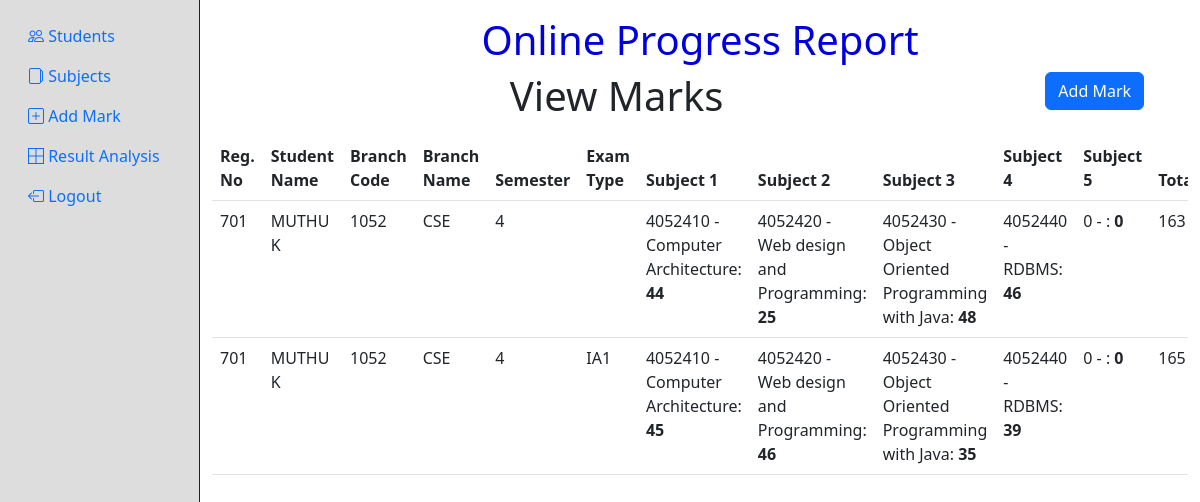
The app's page /marks.php?viewid=701 (signed in) with its own data.
### tables this page shows
CREATE TABLE `mark_details` (
  `id` int(11) NOT NULL,
  `regno` int(11) NOT NULL,
  `stname` varchar(40) NOT NULL,
  `bcode` int(11) NOT NULL,
  `bname` varchar(40) NOT NULL,
  `sem` int(11) NOT NULL,
  `sub_1` varchar(40) NOT NULL,
  `subcode_1` int(11) NOT NULL,
  `sub_2` varchar(40) NOT NULL,
  `subcode_2` int(11) NOT NULL,
  `sub_3` varchar(40) NOT NULL,
  `subcode_3` int(11) NOT NULL,
  `sub_4` varchar(40) NOT NULL,
  `subcode_4` int(11) NOT NULL,
  `sub_5` varchar(40) NOT NULL,
  `subcode_5` int(11) NOT NULL,
  `mark_1` int(11) NOT NULL,
  `mark_2` int(11) NOT NULL,
  `mark_3` int(11) NOT NULL,
  `mark_4` int(11) NOT NULL,
  `mark_5` int(11) NOT NULL,
  `total` int(11) NOT NULL,
  `result` varchar(15) NOT NULL,
  `m_per` int(11) NOT NULL,
  `att_per` int(11) NOT NULL,
  `att_date` text NOT NULL,
  `e_type` varchar(40) NOT NULL,
  `month` text NOT NULL,
  `year` int(11) NOT NULL,
  `remarks` text NOT NULL
);

### marks.php (the view, shortened to what this page needs)
<?php
if(!isset($_SESSION["user_id"])){
    header("Location: login.php");
}else if(isset($_GET["deleteid"])){
    $query = "DELETE FROM `mark_details` WHERE `id` = ".$_GET["deleteid"];
    $con = mysqli_connect("localhost","root","","stu-project");
    mysqli_query($con, $query);
    $selectQuery = "SELECT * FROM `mark_details` WHERE `regno` = ".$_REQUEST['viewid'];
    $result = mysqli_query($con, $selectQuery);
}else{
    $query = "SELECT * FROM `mark_details` WHERE `regno` = ".$_REQUEST['viewid'];
    $con = mysqli_connect("localhost","root","","stu-project");
    $result = mysqli_query($con, $query);
}
?>
<!DOCTYPE html>
<html lang="en">
<head>
  <link href="https://cdn.jsdelivr.net/npm/bootstrap@5.3.0-alpha1/dist/css/bootstrap.min.css" rel="stylesheet"
>
  <link rel="stylesheet" href="https://cdn.jsdelivr.net/npm/bootstrap-icons@1.10.3/font/bootstrap-icons.css">
</head>
<body>
  <div class="container-fluid h-100">
    <div class="row h-100">
      <?php include("sidebar.php"); ?>
      <div class="col-10 pt-3">
        <div class="row">
          <div class="col-12">
            <h2 style="text-align:center;font-size:40px;color:#00d">Online Progress Report</h2>
          </div>
        </div>
        <div class="row">
          <div class="col">
            <div class="row">
              <div class="col-10">
                <h1 class="title mb-3">View Marks</h1>
              </div>
              <div class="col"><a class="btn btn-primary" href="add-mark.php" role="button">Add Mark</a></div>
            </div>
            <div class="table-responsive">
              <table class="table table-hover">
                <thead>
                  <tr>
                    <th>Reg. No</th>
                    <th>Student Name</th>
                    <th>Branch Code</th>
                    <th>Branch Name</th>
                    <th>Semester</th>
                    <th>Exam Type</th>
                    <th>Subject 1</th>
                    <th>Subject 2</th>
                    <th>Subject 3</th>
                    <th>Subject 4</th>
                    <th>Subject 5</th>
                    <th>Total</th>
                  </tr>
                </thead>
                <tbody>
                  <?php if($result){
                    $rows = mysqli_num_rows($result);
                    if($rows===0){
                  ?>
                  <tr>
                    <td colspan="17" align="center">No Records Found</td>
                  </tr>
                  <?php }else{
                    while($row = mysqli_fetch_array($result, MYSQLI_ASSOC)){ ?>
                  <tr>
                    <td><?php echo $row["regno"]; ?></td>
                    <td><?php echo $row["stname"]; ?></td>
                    <td><?php echo $row["bcode"]; ?></td>
                    <td><?php echo $row["bname"]; ?></td>
                    <td><?php echo $row["sem"]; ?></td>
                    <td><?php echo $row["e_type"]; ?></td>
                    <td><?php echo $row["subcode_1"]; ?> - <?php echo $row["sub_1"]; ?>:
                      <strong><?php if($row['mark_1'] == -1){echo "A"; }else{echo $row['mark_1'];} ?></strong>
                    </td>
                    <td><?php echo $row["subcode_2"]; ?> - <?php echo $row["sub_2"]; ?>:
                      <strong><?php if($row['mark_2'] == -1){echo "A"; }else{echo $row['mark_2'];} ?></strong>
                    </td>
                    <td><?php echo $row["subcode_3"]; ?> - <?php echo $row["sub_3"]; ?>:
                      <strong><?php if($row['mark_3'] == -1){echo "A"; }else{echo $row['mark_3'];} ?></strong>
                    </td>
                    <td><?php echo $row["subcode_4"]; ?> - <?php echo $row["sub_4"]; ?>:
                      <strong><?php if($row['mark_4'] == -1){echo "A"; }else{echo $row['mark_4'];} ?></strong>
                    </td>
                    <td><?php echo $row["subcode_5"]; ?> - <?php echo $row["sub_5"]; ?>:
                      <strong><?php if($row['mark_5'] == -1){echo "A"; }else{echo $row['mark_5'];} ?></strong>
                    </td>
                    <td><?php echo $row["total"]; ?></td>
                  </tr>
                  <?php
                    }
                    } } ?>
                </tbody>
              </table>
            </div>
          </div>
        </div>
      </div>
    </div>
  </div>
</body>
</html>

### marks.php (style rules this page uses)
html, body { margin: 0; padding: 0; height: 100%; }
h1.title { margin: 0; text-align: center; }

### records on screen
mark_details: regno "701", stname "MUTHU K", bcode "1052", bname "CSE", sem "4", subcode_1 "4052410", sub_1 "Computer Architecture", mark_1 "44", subcode_2 "4052420", sub_2 "Web design and Programming", mark_2 "25", subcode_3 "4052430", sub_3 "Object Oriented Programming with Java", mark_3 "48", subcode_4 "4052440", sub_4 "RDBMS", mark_4 "46", subcode_5 "0", mark_5 "0", total "163"
mark_details: regno "701", stname "MUTHU K", bcode "1052", bname "CSE", sem "4", e_type "IA1", subcode_1 "4052410", sub_1 "Computer Architecture", mark_1 "45", subcode_2 "4052420", sub_2 "Web design and Programming", mark_2 "46", subcode_3 "4052430", sub_3 "Object Oriented Programming with Java", mark_3 "35", subcode_4 "4052440", sub_4 "RDBMS", mark_4 "39", subcode_5 "0", mark_5 "0", total "165"
